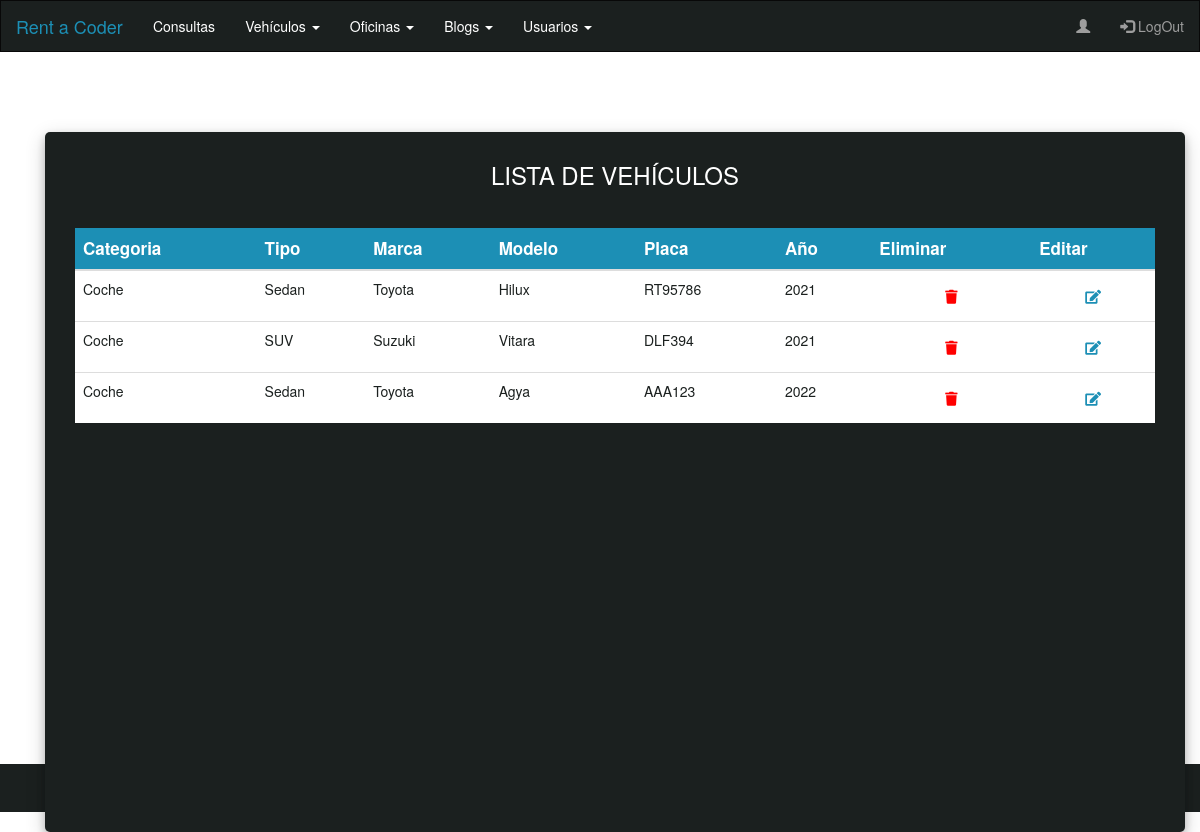
The app's page /car/table/ with its own data.
### App_Car/models.py (models this page shows, shortened)
class Car(models.Model):
    categoria          = models.CharField(max_length=50, null=True)
    tipo               = models.CharField(max_length=50)
    marca              = models.CharField(max_length=50)
    modelo             = models.CharField(max_length=50)
    placa              = models.CharField(max_length=50)
    annio              = models.IntegerField()
    tipo_caja          = models.CharField(max_length=50)
    combustible        = models.CharField(max_length=50)
    cantidad_pasajeros = models.IntegerField()
    numero_puertas     = models.IntegerField()
    imagen             = models.ImageField(upload_to='car', blank=True, null=True)
    control_crucero    = models.BooleanField(null=True, blank=False)
    radio              = models.BooleanField(null=True, blank=False)
    aacond             = models.BooleanField(null=True, blank=False)
    bluetooth          = models.BooleanField(null=True, blank=False)
    cierrepuertas      = models.BooleanField(null=True, blank=False)

### App_Car/views.py (the view)
# urls.py: path('table/', CarTable,  name='CarTable'),
def CarTable(request):
    cars     = Car.objects.all()
    contexto = {"cars": cars}
    return render(request, "CarTable.html", contexto )

### App_Car/templates/CarTable.html
{% extends 'Admin.html'%}
{% load static %}
{% block bloqueQueCambia %}
<div class="container container-body">
  <div class="d-flex justify-content-center h-100">
    <div class="user_card">
      <div class="table-title">
        <h3 id="form-title">LISTA DE VEHÍCULOS</h3>
      </div>
      <div class="justify-content-center form_container table-responsive">
        <table class="table table-fixed">
          <thead class="thead-dark">
            <tr>
              <th scope="col">Categoria</th>
              <th scope="col">Tipo</th>
              <th scope="col">Marca</th>
              <th scope="col">Modelo</th>
              <th scope="col">Placa</th>
              <th scope="col">Año</th>
              <th scope="col">Eliminar</th>
              <th scope="col">Editar</th>
            </tr>
          </thead>
          <tbody>
            {% for car in cars %}
            <tr>
              <td>{{car.categoria}}</td>
              <td>{{car.tipo}}</td>
              <td>{{car.marca}}</td>
              <td>{{car.modelo}}</td>
              <td>{{car.placa}}</td>
              <td>{{car.annio}}</td>
              <td class="text-center">
                  <a href="{% url 'CarDelete' car.id %}">
                    <button class="btn btn-delete">
                      <i class="fa fa-trash"></i>
                    </button>
                  </a>
              </td>
              <td class="text-center">
                <a href="{% url 'CarEdit' car.id %}">
                  <button class="btn btn-edit">
                    <i class="fa fa-edit"></i>
                  </button>
                </a>
            </td>
            </tr>
            {% endfor %}
          </tbody>
        </table>
      </div>
    </div>
  </div>
</div>
{% endblock bloqueQueCambia %}

### App_MVTProyectoFinalCoder/static/css/stylesAdmin.css (style rules this page uses)
body, html { margin: 0; padding: 0; height: 100%; background: #ffffff !important; }
.container-body { height: 89%; }
.form_container { padding-left: 20px !important; padding-right: 20px !important; height: 550px !important; }
.thead-dark { background-color: #1c8fb5 !important; color: white; font-size: 1.7rem; }
tbody { color: #1b201f; background-color: white !important; }
th { text-align: center; }
.table-title { text-align: center; }
.container-body { padding-top: 40px; }
.user_card { height: 700px !important; margin-top: auto; margin-bottom: auto; background: #1b201f; position: relative; justify-content: center; flex-direction: column; padding: 10px; box-shadow: 0 4px 8px 0 rgba(0, 0, 0, 0.2), 0 6px 20px 0 rgba(0, 0, 0, 0.19); -webkit-box-shadow: 0 4px 8px 0 rgba(0, 0, 0, 0.2), 0 6px 20px 0 rgba(0, 0, 0, 0.19); -moz-box-shadow: 0 4px 8px 0 rgba(0, 0, 0, 0.2), 0 6px 20px 0 rgba(0, 0, 0, 0.19); border-radius: 5px; }
.form_container { margin-top: 40px; margin-bottom: 40px; }
#form-title { margin-top: 20px; color: #fff; }
thead tr th { position: sticky; top: 0; z-index: 10; background-color: #1c8fb5 !important; }
.table-responsive { height:200px; overflow:scroll; }
.btn-delete { background-color: white; color: red; }
.btn-edit { background-color: white; color: #1c8fb5; }

### records on screen
Car: categoria "Coche", tipo "Sedan", marca "Toyota", modelo "Hilux", placa "RT95786", annio "2021"
Car: categoria "Coche", tipo "SUV", marca "Suzuki", modelo "Vitara", placa "DLF394", annio "2021"
Car: categoria "Coche", tipo "Sedan", marca "Toyota", modelo "Agya", placa "AAA123", annio "2022"
